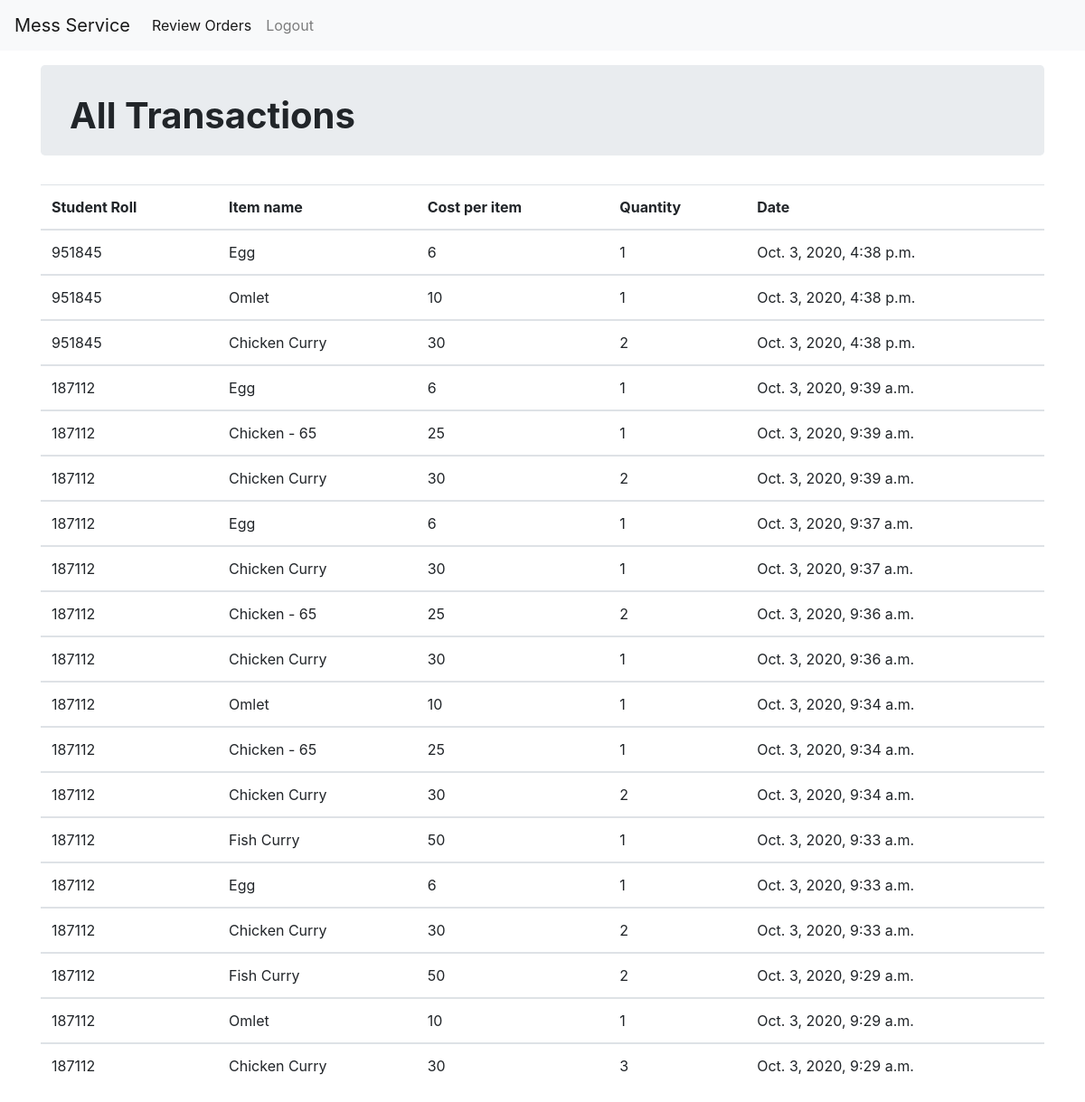
The app's page /vendor/dashboard/ (signed in), older data.
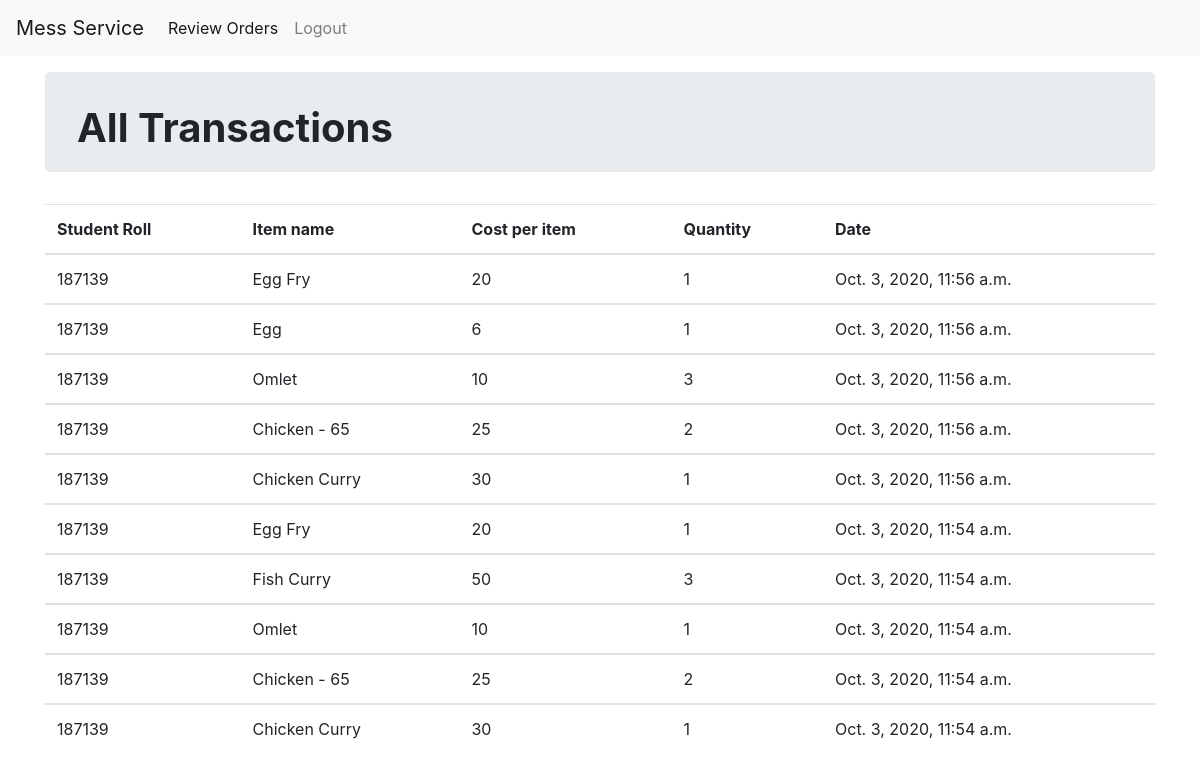
The same page, newer data.
### vendor/models.py (models this page shows, shortened)
class Token(models.Model):
    trans_id = models.ForeignKey(
        Transaction, related_name='token', null=True, blank=True, on_delete=models.CASCADE)
    item_name = models.ForeignKey(
        ExtraItems, max_length=30, on_delete=models.CASCADE)
    quantity = models.IntegerField()
    date = models.DateTimeField(default=datetime.now, blank=True)
    class Meta:
        ordering = ['-date']

class Transaction(models.Model):
    trans_id = models.CharField(max_length=10, primary_key=True)
    reg_id = reg_id = models.ForeignKey(
        Student, related_name='token', null=True, blank=True, on_delete=models.CASCADE)
    otp = models.CharField(max_length=6)
    PENDING = 'P'
    ACCEPTED = 'A'
    APPLICATION_STATUS = (
        (ACCEPTED, 'Accepted'),
        (PENDING, 'Pending')
    )
    status = models.CharField(
        max_length=2, choices=APPLICATION_STATUS, default=PENDING)

class ExtraItems(models.Model):
    item_name = models.CharField(max_length=100, primary_key=True)
    item_cost = models.CharField(max_length=10)
    def __str__(self):
        return self.item_name

### student/models.py (models this page shows, shortened)
class Student(models.Model):
    user = models.OneToOneField(User, on_delete=models.CASCADE)
    pass_code = models.CharField(max_length=4, default="")

### vendor/views.py (the view)
# urls.py: path('dashboard/', token_list, name='dashboard'),
@login_required
@user_passes_test(check)
def token_list(request):
    tok_list = Token.objects.filter(trans_id__status='A')
    flag = True
    return render(request, 'vendor/dashboard.html', {'token_list': tok_list, 'flag': flag})

### vendor/views.py (called while the page is built)
def check(user):
    return not Student.objects.filter(user=user).exists()

### templates/vendor/dashboard.html (shortened to what this page needs)
{% extends 'base.html' %}
{% load static %}
{% block body %}
<nav class="navbar navbar-expand-lg navbar-light bg-light mb-3">
  <a class="navbar-brand" href="#">Mess Service</a>
  <div class="collapse navbar-collapse" id="navbarSupportedContent">
    <ul class="navbar-nav mr-auto">
      <li class="nav-item active">
        <a class="nav-link" href="{% url 'vendor:pending'%}">Review Orders</a>
      </li>
      <li class="nav-item">
        <a class="nav-link" href="{% url 'accounts:logout' %}">Logout</a>
      </li>
    </ul>
  </div>
</nav>
<div class="container">
  <div class="jumbotron" style="height: 100px;padding-top: 2rem;">
    <h1><strong>All Transactions</strong> </h1>
  </div>
<table class="table">
  <thead>
    <tr>
      {% if flag  %}
      <th scope="col">Student Roll</th>
      {% endif %}
      <th scope="col">Item name</th>
      <th scope="col">Cost per item</th>
      <th scope="col">Quantity</th>
      <th scope="col"> Date </th>
    </tr>
  </thead>
  {% for tok in token_list %}
  <tbody>
    <tr>
      {% if flag  %}
      <td>{{ tok.trans_id.reg_id.user.username }}</td>
      {% endif %}
      <td>{{ tok.item_name }}</td>
      <td>{{ tok.item_name.item_cost }}</td>
      <td>{{ tok.quantity }}</td>
      <td>{{ tok.date }}</td>
    </tr>
  </tbody>
  {% endfor %}
</table>
{% endblock %}

Row changes from the older to the newer data that the page shows:
removed Token: trans_id.reg_id.user.username "951845", item_name "Egg", item_name.item_cost "6", quantity "1", date "Oct. 3, 2020, 4:38 p.m."
removed Token: trans_id.reg_id.user.username "951845", item_name "Omlet", item_name.item_cost "10", quantity "1", date "Oct. 3, 2020, 4:38 p.m."
removed Token: trans_id.reg_id.user.username "951845", item_name "Chicken Curry", item_name.item_cost "30", quantity "2", date "Oct. 3, 2020, 4:38 p.m."
removed Token: trans_id.reg_id.user.username "187112", item_name "Egg", item_name.item_cost "6", quantity "1", date "Oct. 3, 2020, 9:39 a.m."
removed Token: trans_id.reg_id.user.username "187112", item_name "Chicken - 65", item_name.item_cost "25", quantity "1", date "Oct. 3, 2020, 9:39 a.m."
removed Token: trans_id.reg_id.user.username "187112", item_name "Chicken Curry", item_name.item_cost "30", quantity "2", date "Oct. 3, 2020, 9:39 a.m."
removed Token: trans_id.reg_id.user.username "187112", item_name "Egg", item_name.item_cost "6", quantity "1", date "Oct. 3, 2020, 9:37 a.m."
removed Token: trans_id.reg_id.user.username "187112", item_name "Chicken Curry", item_name.item_cost "30", quantity "1", date "Oct. 3, 2020, 9:37 a.m."
removed Token: trans_id.reg_id.user.username "187112", item_name "Chicken - 65", item_name.item_cost "25", quantity "2", date "Oct. 3, 2020, 9:36 a.m."
removed Token: trans_id.reg_id.user.username "187112", item_name "Chicken Curry", item_name.item_cost "30", quantity "1", date "Oct. 3, 2020, 9:36 a.m."
removed Token: trans_id.reg_id.user.username "187112", item_name "Omlet", item_name.item_cost "10", quantity "1", date "Oct. 3, 2020, 9:34 a.m."
removed Token: trans_id.reg_id.user.username "187112", item_name "Chicken - 65", item_name.item_cost "25", quantity "1", date "Oct. 3, 2020, 9:34 a.m."
removed Token: trans_id.reg_id.user.username "187112", item_name "Chicken Curry", item_name.item_cost "30", quantity "2", date "Oct. 3, 2020, 9:34 a.m."
removed Token: trans_id.reg_id.user.username "187112", item_name "Fish Curry", item_name.item_cost "50", quantity "1", date "Oct. 3, 2020, 9:33 a.m."
removed Token: trans_id.reg_id.user.username "187112", item_name "Egg", item_name.item_cost "6", quantity "1", date "Oct. 3, 2020, 9:33 a.m."
removed Token: trans_id.reg_id.user.username "187112", item_name "Chicken Curry", item_name.item_cost "30", quantity "2", date "Oct. 3, 2020, 9:33 a.m."
removed Token: trans_id.reg_id.user.username "187112", item_name "Fish Curry", item_name.item_cost "50", quantity "2", date "Oct. 3, 2020, 9:29 a.m."
removed Token: trans_id.reg_id.user.username "187112", item_name "Omlet", item_name.item_cost "10", quantity "1", date "Oct. 3, 2020, 9:29 a.m."
removed Token: trans_id.reg_id.user.username "187112", item_name "Chicken Curry", item_name.item_cost "30", quantity "3", date "Oct. 3, 2020, 9:29 a.m."
now on this page (row unchanged): Token: trans_id.reg_id.user.username "187139", item_name "Egg Fry", item_name.item_cost "20", quantity "1", date "Oct. 3, 2020, 11:56 a.m."
now on this page (row unchanged): Token: trans_id.reg_id.user.username "187139", item_name "Egg", item_name.item_cost "6", quantity "1", date "Oct. 3, 2020, 11:56 a.m."
now on this page (row unchanged): Token: trans_id.reg_id.user.username "187139", item_name "Omlet", item_name.item_cost "10", quantity "3", date "Oct. 3, 2020, 11:56 a.m."
now on this page (row unchanged): Token: trans_id.reg_id.user.username "187139", item_name "Chicken - 65", item_name.item_cost "25", quantity "2", date "Oct. 3, 2020, 11:56 a.m."
now on this page (row unchanged): Token: trans_id.reg_id.user.username "187139", item_name "Chicken Curry", item_name.item_cost "30", quantity "1", date "Oct. 3, 2020, 11:56 a.m."
now on this page (row unchanged): Token: trans_id.reg_id.user.username "187139", item_name "Egg Fry", item_name.item_cost "20", quantity "1", date "Oct. 3, 2020, 11:54 a.m."
now on this page (row unchanged): Token: trans_id.reg_id.user.username "187139", item_name "Fish Curry", item_name.item_cost "50", quantity "3", date "Oct. 3, 2020, 11:54 a.m."
now on this page (row unchanged): Token: trans_id.reg_id.user.username "187139", item_name "Omlet", item_name.item_cost "10", quantity "1", date "Oct. 3, 2020, 11:54 a.m."
now on this page (row unchanged): Token: trans_id.reg_id.user.username "187139", item_name "Chicken - 65", item_name.item_cost "25", quantity "2", date "Oct. 3, 2020, 11:54 a.m."
now on this page (row unchanged): Token: trans_id.reg_id.user.username "187139", item_name "Chicken Curry", item_name.item_cost "30", quantity "1", date "Oct. 3, 2020, 11:54 a.m."
